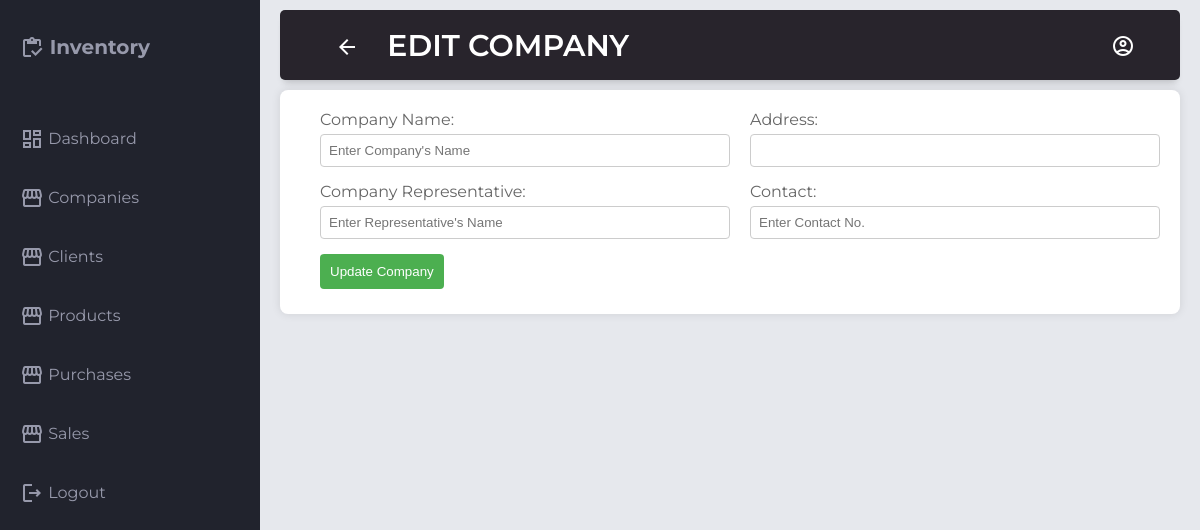
Page /edit_company?company_id=4 on the earlier database version.
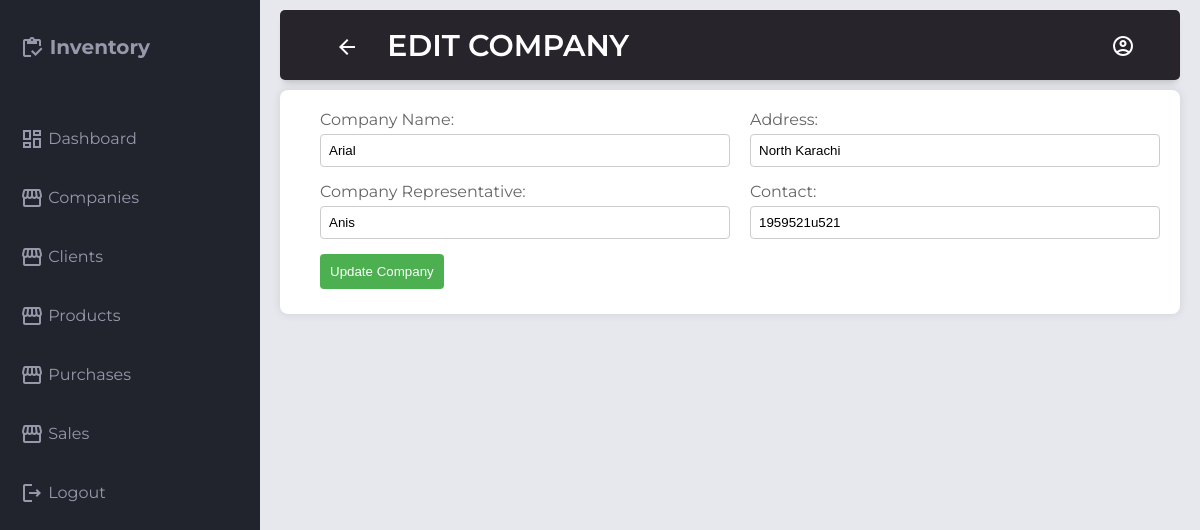
Same page on the later database version.
### tables this page shows
CREATE TABLE companies (
            company_id INTEGER PRIMARY KEY AUTOINCREMENT,
            company_name TEXT UNIQUE NOT NULL,
            company_representative TEXT NOT NULL,
            contact TEXT NOT NULL,
            address TEXT NOT NULL
        );

### app.py (the view)
@app.route("/edit_company", methods=["GET", "POST"])
def edit_company():
    if request.method == "GET":
        try:
            company_id = int(request.args.get("company_id"))
            session_id = request.cookies.get("session_id")
            company_to_edit = get_one_company(company_id)
            verified = is_valid_session(session_id)
            if not verified:
                return render_template(
                    "login.html", message="Unauthorized Access Denied!"
                )
            return render_template(
                "edit_company.html",
                request=request,
                session_id=request.cookies.get("session_id"),
                user=verified,
                company_to_edit=company_to_edit,
                page_name="Edit Company",
            )
        except Exception as e:
            return jsonify({"success": False, "message": str(e)})
    else:
        company = request.get_json()
        response = update_company(company)
        return jsonify(response)

### app.py (called while the page is built)
def is_valid_session(session_id):
    user = get_user_by_session_id(session_id)
    if user:
        username = user["username"]
        expiration_time = user["session_expiration"]
        if datetime.now() < expiration_time:
            return True, username
    return False, False

### db_functions.py (called while the page is built, shortened)
def get_one_company(company_id: int):
    conn = sqlite3.connect(DATABASE)
    conn.row_factory = sqlite3.Row
    cursor = conn.cursor()
    cursor.execute("SELECT * FROM COMPANIES WHERE company_id = ?", (company_id,))
    company = cursor.fetchone()
    conn.close()
    if company:
        return dict(company)

def get_user_by_session_id(session_id: str):
    conn = sqlite3.connect(DATABASE)
    conn.row_factory = sqlite3.Row
    cursor = conn.cursor()
    cursor.execute("SELECT * FROM users WHERE session_id = ?", (session_id,))
    user = cursor.fetchone()
    conn.close()

### templates/edit_company.html (shortened to what this page needs)
{% extends 'base.html' %}
{% block header %}
</button> {{page_name|upper}} {% endblock %}
{% block main %}
<div class="form-container">
    <form onsubmit="updateCompany(event,'{{company_to_edit.company_id}}','{{session_id}}')" method="post">
        <div class="form-group">
            <div class="combination">
                <label for="company_name">Company Name:</label>
                <input type="text" class="input-box" id="company_name" name="company_name"
                    placeholder="Enter Company's Name" value="{{company_to_edit.company_name}}" required>
            </div>
            <div class="combination">
                <label for="address">Address:</label>
                <input type="text" class="input-box" id="address" name="address" placeholder="Enter Company's Address"
                    value="{{company_to_edit.address}} " required>
            </div>
        </div>
        <div class="form-group">
            <div class="combination">
                <label for="company_representative">Company Representative:</label>
                <input type="text" class="input-box" id="company_representative" name="company_representative"
                    placeholder="Enter Representative's Name" value="{{company_to_edit.company_representative}}"
                    required>
            </div>
            <div class="combination">
                <label for="contact">Contact:</label>
                <input type="text" class="input-box" id="contact" name="contact" placeholder="Enter Contact No."
                    value="{{company_to_edit.contact}}" required>
            </div>
        </div>
        <div class="form-group">
            <div class="combination">
                <button type="submit">Update Company</button>
            </div>
        </div>
    </form>
</div>
{% endblock %}

### templates/base.html (shortened to what this page needs)
<!DOCTYPE html>
<html lang="en">
<head>
    <link rel="stylesheet" href="../static/css/style.css">
</head>
<body>
    <div class="grid-container">
        <header class="header">
            <div style="color: #ffffff; margin: 10px 25px;" class="main-title">
                <p style="font-size: 30px;" class="font-weight-bold">
                    <span onclick="goBack()" style="margin-right: 20px;"
                        class="material-icons-outlined">arrow_back</span>
                    {% block header %} {% endblock %}
                </p>
            </div>
            <div style="position: absolute;right: 50px;color: white; border-radius: 5px;padding: 10px 15px;">
                <span class="material-icons-outlined">account_circle</span>
            </div>
        </header>
        <aside id="sidebar">
            <div class="sidebar-title">
                <div class="sidebar-brand">
                    <span class="material-icons-outlined">inventory</span> Inventory
                </div>
            </div>
            <ul class="sidebar-list">
                <li onclick="gotoDashboard('{{session_id}}')" class="sidebar-list-item">
                    <span class="material-icons-outlined">dashboard</span> Dashboard
                </li>
                <li onclick="gotoCompanies('{{session_id}}')" class="sidebar-list-item">
                    <span class="material-icons-outlined">storefront</span> Companies
                </li>
                <li onclick="gotoClients('{{session_id}}')" class="sidebar-list-item">
                    <span class="material-icons-outlined">storefront</span> Clients
                </li>
                <li onclick="gotoProducts('{{session_id}}')" class="sidebar-list-item">
                    <span class="material-icons-outlined">storefront</span> Products
                </li>
                <li onclick="gotoPurchases('{{session_id}}')" class="sidebar-list-item">
                    <span class="material-icons-outlined">storefront</span> Purchases
                </li>
                <li onclick="gotoSales('{{session_id}}')" class="sidebar-list-item">
                    <span class="material-icons-outlined">storefront</span> Sales
                </li>
                <li onclick="logout('{{session_id}}')" class="sidebar-list-item">
                    <span class="material-icons-outlined">logout</span> Logout
                </li>
            </ul>
        </aside>
        <main class="main-container">
            {% block main %}
            {% endblock %}
        </main>
    </div>
</body>
</html>

### static/css/style.css (style rules this page uses)
body { margin: 0; padding: 0; box-sizing: border-box; background-color: #e6e8ed; color: #666666; font-family: "Montserrat", sans-serif; }
.material-icons-outlined { vertical-align: middle; line-height: 1px; }
.font-weight-bold { font-weight: 600; }
.grid-container { display: grid; grid-template-columns: 260px 1fr 1fr 1fr; grid-template-rows: 0.2fr 3fr; grid-template-areas: "sidebar header header header" "sidebar main main main"; height: 100vh; }
.header { grid-area: header; height: 70px; border-radius: 5px; background-color: #28242c; display: flex; align-items: center; justify-content: space-between; padding: 0 30px 0 30px; margin: 10px 20px -10px 20px; box-shadow: 0 6px 7px -4px rgba(0, 0, 0, 0.2); }
#sidebar { grid-area: sidebar; height: 100%; background-color: #21232d; color: #9799ab; overflow-y: auto; transition: all 0.5s; -webkit-transition: all 0.5s; }
.sidebar-title { display: flex; justify-content: space-between; align-items: center; padding: 20px 20px 20px 20px; margin-bottom: 30px; }
.sidebar-brand { margin-top: 15px; font-size: 20px; font-weight: 700; }
.sidebar-list { padding: 0; margin-top: 15px; list-style-type: none; }
.sidebar-list-item { padding: 20px 20px 20px 20px; }
.main-container { grid-area: main; overflow-y: auto; padding: 20px 20px; }
.main-title { display: flex; justify-content: space-between; }
.main-title>p { font-size: 20px; }
.form-container { background-color: #fff; padding: 20px; border-radius: 8px; box-shadow: 0 0 10px rgba(0, 0, 0, 0.1); width: max-content; }
.form-group { display: flex; flex-direction: row; margin-bottom: 5px; }
.combination { display: flex; flex-direction: column; margin-left: 20px; }
.input-box { width: 410px; }
button { background-color: #3261e4; color: white; padding: 10px 15px; border: none; border-radius: 4px; cursor: pointer; }
label { display: block; margin-bottom: 8px; }
input, select { width: 100%; padding: 10px; margin-bottom: 16px; border: 1px solid #ccc; border-radius: 4px; box-sizing: border-box; }

### templates/base.html (style rules this page uses)
form { width: 40%; }
form label { display: block; margin-bottom: 5px; }
form input { width: 100%; padding: 8px; margin-bottom: 10px; }
form button { padding: 10px; background-color: #4CAF50; color: white; border: none; cursor: pointer; }

Differences in the rows shown:
added companies: company_name "Arial", address "North Karachi", company_representative "Anis", contact "1959521u521"
